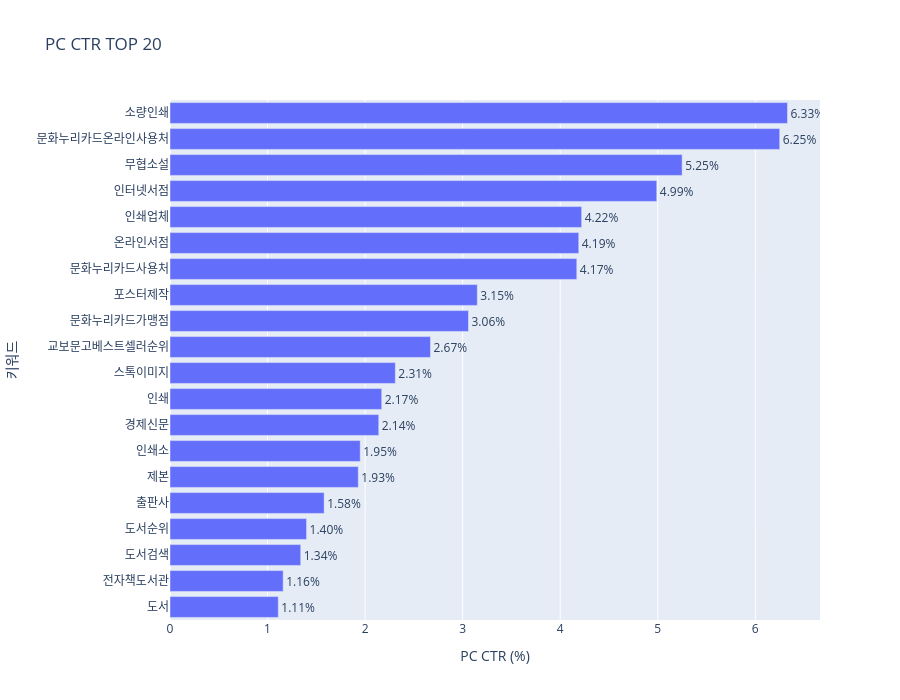

Notebook code for this chart:
### Code cell
import plotly.express as px

fig = px.bar(
    top_ctr_pc,
    x="ctr_pc",
    y="keyword",
    title="PC CTR TOP 20",
    labels={
        "ctr_pc": "PC CTR (%)",
        "keyword": "키워드"
    },
    # text_auto=True
    text="ctr_pc"
)

fig.update_layout(
    yaxis={
        "categoryorder": "total ascending"
    },
    height=700
)

fig.update_traces(
    texttemplate="%{text:.2f}%",
    textposition="outside"
)

fig.show()

### Figure 1 — Plotly figure (JSON) as saved in the notebook; plotly's stock layout.template omitted (floating-point values rounded to 4 significant figures)
{"data": [{"hovertemplate": "PC CTR (%)=%{text}<br>키워드=%{y}<extra></extra>", "legendgroup": "", "marker": {"color": "#636efa", "pattern": {"shape": ""}}, "name": "", "orientation": "h", "showlegend": false, "text": [6.33, 6.25, 5.25, 4.99, 4.22, 4.19, 4.17, 3.15, 3.06, 2.67, 2.31, 2.17, 2.14, 1.95, 1.93, 1.58, 1.4, 1.34, 1.16, 1.11], "textposition": "outside", "texttemplate": "%{text:.2f}%", "type": "bar", "x": [6.33, 6.25, 5.25, 4.99, 4.22, 4.19, 4.17, 3.15, 3.06, 2.67, 2.31, 2.17, 2.14, 1.95, 1.93, 1.58, 1.4, 1.34, 1.16, 1.11], "xaxis": "x", "y": ["소량인쇄", "문화누리카드온라인사용처", "무협소설", "인터넷서점", "인쇄업체", "온라인서점", "문화누리카드사용처", "포스터제작", "문화누리카드가맹점", "교보문고베스트셀러순위", "스톡이미지", "인쇄", "경제신문", "인쇄소", "제본", "출판사", "도서순위", "도서검색", "전자책도서관", "도서"], "yaxis": "y"}], "layout": {"barmode": "relative", "height": 700, "legend": {"tracegroupgap": 0}, "title": {"text": "PC CTR TOP 20"}, "xaxis": {"anchor": "y", "domain": [0, 1], "title": {"text": "PC CTR (%)"}}, "yaxis": {"anchor": "x", "categoryorder": "total ascending", "domain": [0, 1], "title": {"text": "키워드"}}}}
